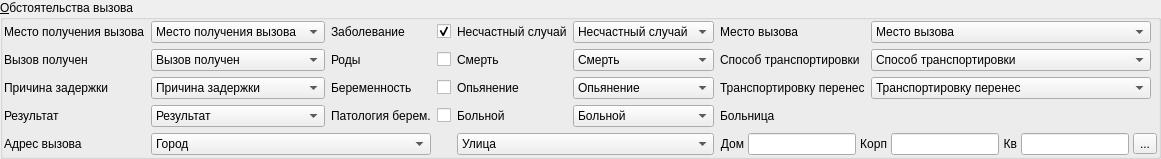
          <widget class="QGroupBox" name="grpActions">
           <property name="title">
            <string>&amp;Обстоятельства вызова</string>
           </property>
           <layout class="QGridLayout" name="gridLayout_7">
            <property name="leftMargin">
             <number>1</number>
            </property>
            <property name="topMargin">
             <number>1</number>
            </property>
            <property name="rightMargin">
             <number>1</number>
            </property>
            <property name="bottomMargin">
             <number>1</number>
            </property>
            <property name="spacing">
             <number>6</number>
            </property>
            <item row="0" column="0">
             <widget class="QLabel" name="lblPlaceReceptionCall">
              <property name="text">
               <string>Место получения вызова</string>
              </property>
              <property name="alignment">
               <set>Qt::AlignLeading|Qt::AlignLeft|Qt::AlignVCenter</set>
              </property>
              <property name="buddy">
               <cstring>cmbPlaceReceptionCall</cstring>
              </property>
             </widget>
            </item>
            <item row="0" column="1">
             <widget class="CRBComboBox" name="cmbPlaceReceptionCall">
              <property name="sizePolicy">
               <sizepolicy hsizetype="Expanding" vsizetype="Fixed">
                <horstretch>0</horstretch>
                <verstretch>0</verstretch>
               </sizepolicy>
              </property>
              <item>
               <property name="text">
                <string>Место получения вызова</string>
               </property>
              </item>
             </widget>
            </item>
            <item row="0" column="2">
             <widget class="QLabel" name="lblDisease">
              <property name="text">
               <string>Заболевание</string>
              </property>
              <property name="buddy">
               <cstring>chkDisease</cstring>
              </property>
             </widget>
            </item>
            <item row="0" column="3">
             <widget class="QCheckBox" name="chkDisease">
              <property name="sizePolicy">
               <sizepolicy hsizetype="Expanding" vsizetype="Fixed">
                <horstretch>0</horstretch>
                <verstretch>0</verstretch>
               </sizepolicy>
              </property>
              <property name="layoutDirection">
               <enum>Qt::LeftToRight</enum>
              </property>
              <property name="text">
               <string/>
              </property>
              <property name="checked">
               <bool>true</bool>
              </property>
             </widget>
            </item>
            <item row="1" column="0">
             <widget class="QLabel" name="lblReceivedCall">
              <property name="text">
               <string>Вызов получен</string>
              </property>
              <property name="alignment">
               <set>Qt::AlignLeading|Qt::AlignLeft|Qt::AlignVCenter</set>
              </property>
              <property name="buddy">
               <cstring>cmbReceivedCall</cstring>
              </property>
             </widget>
            </item>
            <item row="1" column="1">
             <widget class="CRBComboBox" name="cmbReceivedCall">
              <property name="sizePolicy">
               <sizepolicy hsizetype="Expanding" vsizetype="Fixed">
                <horstretch>0</horstretch>
                <verstretch>0</verstretch>
               </sizepolicy>
              </property>
              <item>
               <property name="text">
                <string>Вызов получен</string>
               </property>
              </item>
             </widget>
            </item>
            <item row="1" column="2">
             <widget class="QLabel" name="lblBirth">
              <property name="text">
               <string>Роды</string>
              </property>
              <property name="buddy">
               <cstring>chkBirth</cstring>
              </property>
             </widget>
            </item>
            <item row="1" column="3">
             <widget class="QCheckBox" name="chkBirth">
              <property name="sizePolicy">
               <sizepolicy hsizetype="Expanding" vsizetype="Fixed">
                <horstretch>0</horstretch>
                <verstretch>0</verstretch>
               </sizepolicy>
              </property>
              <property name="text">
               <string/>
              </property>
             </widget>
            </item>
            <item row="3" column="0">
             <widget class="QLabel" name="lblReasondDelays">
              <property name="text">
               <string>Причина задержки</string>
              </property>
              <property name="alignment">
               <set>Qt::AlignLeading|Qt::AlignLeft|Qt::AlignVCenter</set>
              </property>
              <property name="buddy">
               <cstring>cmbReasondDelays</cstring>
              </property>
             </widget>
            </item>
            <item row="3" column="1">
             <widget class="CRBComboBox" name="cmbReasondDelays">
              <property name="sizePolicy">
               <sizepolicy hsizetype="Expanding" vsizetype="Fixed">
                <horstretch>0</horstretch>
                <verstretch>0</verstretch>
               </sizepolicy>
              </property>
              <item>
               <property name="text">
                <string>Причина задержки</string>
               </property>
              </item>
             </widget>
            </item>
            <item row="4" column="0">
             <widget class="QLabel" name="lblResultCircumstanceCall">
              <property name="text">
               <string>Результат</string>
              </property>
              <property name="alignment">
               <set>Qt::AlignLeading|Qt::AlignLeft|Qt::AlignVCenter</set>
              </property>
              <property name="buddy">
               <cstring>cmbResultCircumstanceCall</cstring>
              </property>
             </widget>
            </item>
            <item row="4" column="1">
             <widget class="CRBComboBox" name="cmbResultCircumstanceCall">
              <property name="sizePolicy">
               <sizepolicy hsizetype="Expanding" vsizetype="Fixed">
                <horstretch>0</horstretch>
                <verstretch>0</verstretch>
               </sizepolicy>
              </property>
              <item>
               <property name="text">
                <string>Результат</string>
               </property>
              </item>
             </widget>
            </item>
            <item row="6" column="0">
             <widget class="QLabel" name="lblAddressCall">
              <property name="text">
               <string>Адрес вызова</string>
              </property>
             </widget>
            </item>
            <item row="6" column="4" colspan="2">
             <widget class="CStreetComboBox" name="cmbLocStreet">
              <property name="sizePolicy">
               <sizepolicy hsizetype="Expanding" vsizetype="Fixed">
                <horstretch>0</horstretch>
                <verstretch>0</verstretch>
               </sizepolicy>
              </property>
              <item>
               <property name="text">
                <string>Улица</string>
               </property>
              </item>
             </widget>
            </item>
            <item row="6" column="6" colspan="3">
             <layout class="QHBoxLayout" name="horizontalLayout_10">
              <property name="spacing">
               <number>4</number>
              </property>
              <item>
               <widget class="QLabel" name="lblHouse">
                <property name="text">
                 <string>Дом</string>
                </property>
                <property name="alignment">
                 <set>Qt::AlignRight|Qt::AlignTrailing|Qt::AlignVCenter</set>
                </property>
                <property name="buddy">
                 <cstring>edtLocHouse</cstring>
                </property>
               </widget>
              </item>
              <item>
               <widget class="QLineEdit" name="edtLocHouse">
                <property name="maxLength">
                 <number>10</number>
                </property>
               </widget>
              </item>
              <item>
               <widget class="QLabel" name="lblBuilding">
                <property name="text">
                 <string>Корп</string>
                </property>
                <property name="alignment">
                 <set>Qt::AlignRight|Qt::AlignTrailing|Qt::AlignVCenter</set>
                </property>
                <property name="buddy">
                 <cstring>edtLocCorpus</cstring>
                </property>
               </widget>
              </item>
              <item>
               <widget class="QLineEdit" name="edtLocCorpus">
                <property name="maxLength">
                 <number>10</number>
                </property>
               </widget>
              </item>
              <item>
               <widget class="QLabel" name="lblFlat">
                <property name="text">
                 <string>Кв</string>
                </property>
                <property name="alignment">
                 <set>Qt::AlignRight|Qt::AlignTrailing|Qt::AlignVCenter</set>
                </property>
                <property name="buddy">
                 <cstring>edtLocFlat</cstring>
                </property>
               </widget>
              </item>
              <item>
               <widget class="QLineEdit" name="edtLocFlat">
                <property name="maxLength">
                 <number>10</number>
                </property>
               </widget>
              </item>
              <item>
               <widget class="QToolButton" name="btnLocHouseList">
                <property name="text">
                 <string>...</string>
                </property>
               </widget>
              </item>
             </layout>
            </item>
            <item row="4" column="2">
             <widget class="QLabel" name="lblPregnancyFailure">
              <property name="text">
               <string>Патология берем.</string>
              </property>
              <property name="buddy">
               <cstring>chkPregnancyFailure</cstring>
              </property>
             </widget>
            </item>
            <item row="4" column="3">
             <widget class="QCheckBox" name="chkPregnancyFailure">
              <property name="sizePolicy">
               <sizepolicy hsizetype="Expanding" vsizetype="Fixed">
                <horstretch>0</horstretch>
                <verstretch>0</verstretch>
               </sizepolicy>
              </property>
              <property name="text">
               <string/>
              </property>
             </widget>
            </item>
            <item row="3" column="3">
             <widget class="QCheckBox" name="chkPregnancy">
              <property name="text">
               <string/>
              </property>
             </widget>
            </item>
            <item row="3" column="2">
             <widget class="QLabel" name="lblPregnancy">
              <property name="text">
               <string>Беременность</string>
              </property>
             </widget>
            </item>
            <item row="4" column="7">
             <widget class="COrgComboBox" name="cmbOrgId" native="true">
              <property name="sizePolicy">
               <sizepolicy hsizetype="Expanding" vsizetype="Fixed">
                <horstretch>0</horstretch>
                <verstretch>0</verstretch>
               </sizepolicy>
              </property>
             </widget>
            </item>
            <item row="3" column="7">
             <widget class="CRBComboBox" name="cmbTransferredTransportation">
              <property name="sizePolicy">
               <sizepolicy hsizetype="Expanding" vsizetype="Fixed">
                <horstretch>0</horstretch>
                <verstretch>0</verstretch>
               </sizepolicy>
              </property>
              <item>
               <property name="text">
                <string>Транспортировку перенес</string>
               </property>
              </item>
             </widget>
            </item>
            <item row="4" column="6">
             <widget class="QLabel" name="lblOrgId">
              <property name="text">
               <string>Больница</string>
              </property>
             </widget>
            </item>
            <item row="3" column="6">
             <widget class="QLabel" name="lblTransferredTransportation">
              <property name="text">
               <string>Транспортировку перенес</string>
              </property>
              <property name="alignment">
               <set>Qt::AlignLeading|Qt::AlignLeft|Qt::AlignVCenter</set>
              </property>
              <property name="buddy">
               <cstring>cmbTransferredTransportation</cstring>
              </property>
             </widget>
            </item>
            <item row="1" column="6">
             <widget class="QLabel" name="lblMethodTransportation">
              <property name="text">
               <string>Способ транспортировки</string>
              </property>
              <property name="alignment">
               <set>Qt::AlignLeading|Qt::AlignLeft|Qt::AlignVCenter</set>
              </property>
              <property name="buddy">
               <cstring>cmbMethodTransportation</cstring>
              </property>
             </widget>
            </item>
            <item row="1" column="7">
             <widget class="CRBComboBox" name="cmbMethodTransportation">
              <property name="sizePolicy">
               <sizepolicy hsizetype="Expanding" vsizetype="Fixed">
                <horstretch>0</horstretch>
                <verstretch>0</verstretch>
               </sizepolicy>
              </property>
              <item>
               <property name="text">
                <string>Способ транспортировки</string>
               </property>
              </item>
             </widget>
            </item>
            <item row="0" column="7">
             <widget class="CRBComboBox" name="cmbPlaceCall">
              <property name="sizePolicy">
               <sizepolicy hsizetype="Expanding" vsizetype="Fixed">
                <horstretch>0</horstretch>
                <verstretch>0</verstretch>
               </sizepolicy>
              </property>
              <item>
               <property name="text">
                <string>Место вызова</string>
               </property>
              </item>
             </widget>
            </item>
            <item row="0" column="6">
             <widget class="QLabel" name="lblPlaceCall">
              <property name="text">
               <string>Место вызова</string>
              </property>
              <property name="alignment">
               <set>Qt::AlignLeading|Qt::AlignLeft|Qt::AlignVCenter</set>
              </property>
              <property name="buddy">
               <cstring>cmbPlaceCall</cstring>
              </property>
             </widget>
            </item>
            <item row="4" column="5">
             <widget class="CRBComboBox" name="cmbDiseased">
              <property name="sizePolicy">
               <sizepolicy hsizetype="Expanding" vsizetype="Fixed">
                <horstretch>0</horstretch>
                <verstretch>0</verstretch>
               </sizepolicy>
              </property>
              <item>
               <property name="text">
                <string>Больной</string>
               </property>
              </item>
             </widget>
            </item>
            <item row="3" column="5">
             <widget class="CRBComboBox" name="cmbEbriety">
              <property name="sizePolicy">
               <sizepolicy hsizetype="Expanding" vsizetype="Fixed">
                <horstretch>0</horstretch>
                <verstretch>0</verstretch>
               </sizepolicy>
              </property>
              <property name="sizeAdjustPolicy">
               <enum>QComboBox::AdjustToContentsOnFirstShow</enum>
              </property>
              <item>
               <property name="text">
                <string>Опьянение</string>
               </property>
              </item>
             </widget>
            </item>
            <item row="1" column="5">
             <widget class="CRBComboBox" name="cmbDeath">
              <property name="sizePolicy">
               <sizepolicy hsizetype="Expanding" vsizetype="Fixed">
                <horstretch>0</horstretch>
                <verstretch>0</verstretch>
               </sizepolicy>
              </property>
              <item>
               <property name="text">
                <string>Смерть</string>
               </property>
              </item>
             </widget>
            </item>
            <item row="0" column="5">
             <widget class="CRBComboBox" name="cmbAccident">
              <property name="sizePolicy">
               <sizepolicy hsizetype="Expanding" vsizetype="Fixed">
                <horstretch>0</horstretch>
                <verstretch>0</verstretch>
               </sizepolicy>
              </property>
              <item>
               <property name="text">
                <string>Несчастный случай</string>
               </property>
              </item>
             </widget>
            </item>
            <item row="4" column="4">
             <widget class="QLabel" name="lblDiseased">
              <property name="text">
               <string>Больной</string>
              </property>
              <property name="alignment">
               <set>Qt::AlignLeading|Qt::AlignLeft|Qt::AlignVCenter</set>
              </property>
              <property name="buddy">
               <cstring>cmbDiseased</cstring>
              </property>
             </widget>
            </item>
            <item row="3" column="4">
             <widget class="QLabel" name="lblEbriety">
              <property name="text">
               <string>Опьянение</string>
              </property>
              <property name="alignment">
               <set>Qt::AlignLeading|Qt::AlignLeft|Qt::AlignVCenter</set>
              </property>
              <property name="buddy">
               <cstring>cmbEbriety</cstring>
              </property>
             </widget>
            </item>
            <item row="1" column="4">
             <widget class="QLabel" name="lblDeath">
              <property name="text">
               <string>Смерть</string>
              </property>
              <property name="alignment">
               <set>Qt::AlignLeading|Qt::AlignLeft|Qt::AlignVCenter</set>
              </property>
              <property name="buddy">
               <cstring>cmbDeath</cstring>
              </property>
             </widget>
            </item>
            <item row="0" column="4">
             <widget class="QLabel" name="lblAccident">
              <property name="text">
               <string>Несчастный случай</string>
              </property>
              <property name="alignment">
               <set>Qt::AlignLeading|Qt::AlignLeft|Qt::AlignVCenter</set>
              </property>
              <property name="buddy">
               <cstring>cmbAccident</cstring>
              </property>
             </widget>
            </item>
            <item row="6" column="1" colspan="2">
             <widget class="CKLADRComboBox" name="cmbLocCity">
              <property name="sizePolicy">
               <sizepolicy hsizetype="Expanding" vsizetype="Fixed">
                <horstretch>0</horstretch>
                <verstretch>0</verstretch>
               </sizepolicy>
              </property>
              <item>
               <property name="text">
                <string>Город</string>
               </property>
              </item>
             </widget>
            </item>
           </layout>
          </widget>
